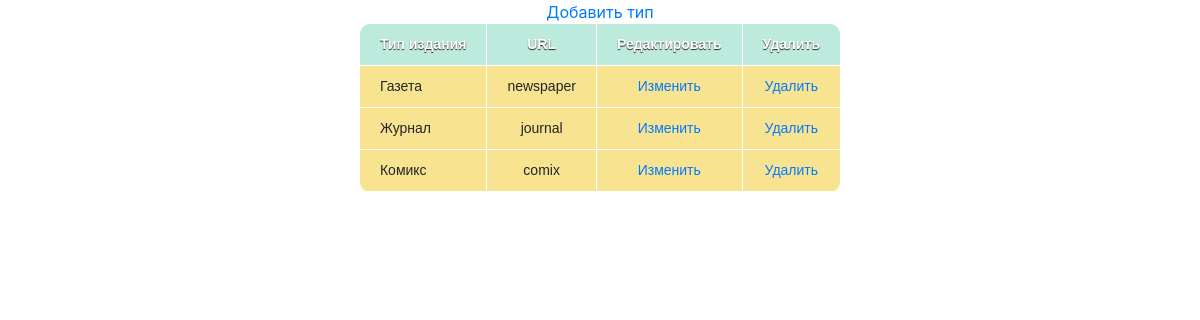
The page /menu/all_types on the database its author committed.
### newspapers/models.py (models this page shows, shortened)
class TypeOfEdition(models.Model):
    type = models.CharField(max_length=100, verbose_name='Тип')
    slug = models.SlugField(max_length=100, verbose_name='URL')
    class Meta:
        ordering = ['type']
        verbose_name = 'Тип издания'
        verbose_name_plural = 'Типы изданий'

### newspapers/views.py (the view)
# urls.py: path('all_types', viewTypes.as_view(), name='types'),
class viewTypes(ListView):
    model = TypeOfEdition
    template_name = 'all_types.html'
    context_object_name = 'types'

### newspapers/templates/all_types.html (shortened to what this page needs)
{% extends 'temp.html' %}
{% block body %}
    <body style="background-image: url('https://i.pinimg.com/originals/32/fd/6e/32fd6e742019beccda4acfc556820450.jpg')">
    <center>
        <a href="{% url 'add_type' %}">Добавить тип</a>
        <table>
            <tr>
                <th>Тип издания</th>
                <th>URL</th>
                <th>Редактировать</th>
                <th>Удалить</th>
            </tr>
            {% for type in types %}
                <tr>
                    <td>{{ type.type }}</td>
                    <td>{{ type.slug }}</td>
                    <td><a href="{% url 'edit_type' type.slug %}">Изменить</a></td>
                    <td><a href="{% url 'delete_type' type.slug %}">Удалить</a></td>
                </tr>
            {% endfor %}
        </table>
    </center>
    </body>
{% endblock %}

### newspapers/templates/temp.html (style rules this page uses)
table { font-family: "Lucida Sans Unicode", "Lucida Grande", Sans-Serif; font-size: 14px; border-radius: 10px; border-spacing: 0; text-align: center; }
th { background: #BCEBDD; color: white; text-shadow: 0 1px 1px #2D2020; padding: 10px 20px; }
th, td { border-style: solid; border-width: 0 1px 1px 0; border-color: white; }
th:first-child, td:first-child { text-align: left; }
th:first-child { border-top-left-radius: 10px; }
th:last-child { border-top-right-radius: 10px; border-right: none; }
td { padding: 10px 20px; background: #F8E391; }
tr:last-child td:first-child { border-radius: 0 0 0 10px; }
tr:last-child td:last-child { border-radius: 0 0 10px 0; }
tr td:last-child { border-right: none; }

### rows shown on the page
TypeOfEdition: type "Газета", slug "newspaper"
TypeOfEdition: type "Журнал", slug "journal"
TypeOfEdition: type "Комикс", slug "comix"
